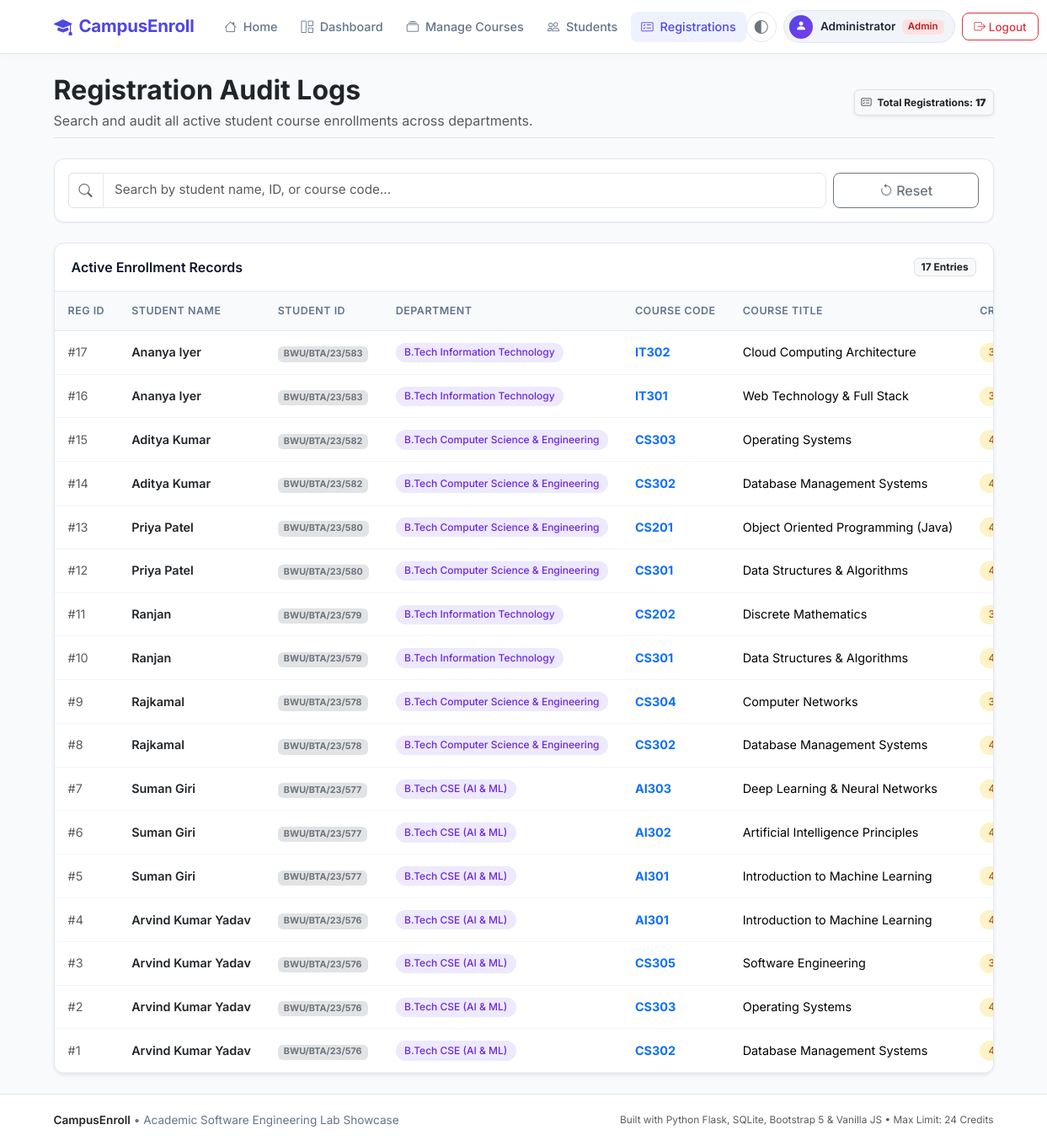
The app's page /admin/registrations (signed in) with its own data.
### tables this page shows
CREATE TABLE registrations (
    id INTEGER PRIMARY KEY AUTOINCREMENT,
    student_id INTEGER NOT NULL,
    course_id INTEGER NOT NULL,
    registration_date TEXT NOT NULL DEFAULT (datetime('now', 'localtime')),
    FOREIGN KEY (student_id) REFERENCES students(id) ON DELETE CASCADE,
    FOREIGN KEY (course_id) REFERENCES courses(id) ON DELETE CASCADE,
    UNIQUE(student_id, course_id)
);

CREATE TABLE students (
    id INTEGER PRIMARY KEY AUTOINCREMENT,
    student_id TEXT UNIQUE NOT NULL,
    name TEXT NOT NULL,
    email TEXT UNIQUE NOT NULL,
    password TEXT NOT NULL,
    department TEXT NOT NULL,
    semester INTEGER NOT NULL,
    phone TEXT
);

CREATE TABLE courses (
    id INTEGER PRIMARY KEY AUTOINCREMENT,
    course_code TEXT UNIQUE NOT NULL,
    course_name TEXT NOT NULL,
    department TEXT NOT NULL,
    semester INTEGER NOT NULL,
    credits INTEGER NOT NULL CHECK(credits > 0),
    faculty TEXT NOT NULL,
    max_seats INTEGER NOT NULL CHECK(max_seats > 0),
    available_seats INTEGER NOT NULL CHECK(available_seats >= 0),
    schedule TEXT NOT NULL
);

### app.py (the view)
@app.route('/admin/registrations')
@admin_required
def view_registrations():
    search = request.args.get('search', '').strip()
    conn = get_db()
    query = """
        SELECT r.id as reg_id, r.registration_date,
               s.student_id, s.name as student_name, s.department as student_dept,
               c.course_code, c.course_name, c.credits, c.semester
        FROM registrations r
        JOIN students s ON r.student_id = s.id
        JOIN courses c ON r.course_id = c.id
        WHERE 1=1
    """
    params = []
    if search:
        query += """ AND (s.student_id LIKE ? OR s.name LIKE ? OR c.course_code LIKE ? OR c.course_name LIKE ?)"""
        params.extend([f"%{search}%", f"%{search}%", f"%{search}%", f"%{search}%"])
    query += " ORDER BY r.registration_date DESC, r.id DESC"
    registrations = conn.execute(query, params).fetchall()
    conn.close()
    return render_template('registrations.html', registrations=registrations, search=search)

### app.py (called while the page is built)
@app.after_request
def apply_security_headers(response):
    response.headers['X-Content-Type-Options'] = 'nosniff'
    response.headers['X-Frame-Options'] = 'SAMEORIGIN'
    response.headers['X-XSS-Protection'] = '1; mode=block'
    return response

def get_db():
    conn = sqlite3.connect(DB_PATH)
    conn.row_factory = sqlite3.Row
    conn.execute("PRAGMA foreign_keys = ON")
    return conn

def admin_required(f):
    @wraps(f)
    def decorated_function(*args, **kwargs):
        if 'user_id' not in session or session.get('role') != 'admin':
            flash('Please log in as an administrator to access this area.', 'warning')
            return redirect(url_for('admin_login'))
        return f(*args, **kwargs)
    return decorated_function

### templates/registrations.html (shortened to what this page needs)
{% extends 'base.html' %}
{% block content %}
<div class="d-flex flex-column flex-md-row justify-content-between align-items-md-center mb-4 pb-2 border-bottom">
    <div>
        <h2 class="fw-bold text-dark mb-1">Registration Audit Logs</h2>
        <p class="text-muted mb-0">Search and audit all active student course enrollments across departments.</p>
    </div>
    <div class="mt-3 mt-md-0">
        <span class="badge bg-light text-dark border p-2 shadow-sm">
            <i class="bi bi-card-checklist me-1"></i> Total Registrations: <strong>{{ registrations|length }}</strong>
        </span>
    </div>
</div>
<div class="app-card p-3 mb-4">
    <form method="GET" action="{{ url_for('view_registrations') }}" class="row g-2">
        <div class="col-md-10">
            <div class="input-group">
                <span class="input-group-text bg-white"><i class="bi bi-search text-muted"></i></span>
                <input type="text" class="form-control" name="search" id="clientTableSearch"
                       placeholder="Search by student name, ID, or course code..." value="{{ search }}">
            </div>
        </div>
        <div class="col-md-2 d-flex">
            <a href="{{ url_for('view_registrations') }}" class="btn btn-outline-secondary w-100" title="Reset Search">
                <i class="bi bi-arrow-counterclockwise me-1"></i> Reset
            </a>
        </div>
    </form>
</div>
<div class="app-card shadow-sm">
    <div class="card-header-clean">
        <span class="fw-semibold">Active Enrollment Records</span>
        <span class="badge bg-light text-dark border">{{ registrations|length }} Entries</span>
    </div>
    {% if registrations %}
        <div class="table-responsive d-none d-md-block">
            <table class="table table-custom table-hover searchable-table">
                <thead>
                    <tr>
                        <th>Reg ID</th>
                        <th>Student Name</th>
                        <th>Student ID</th>
                        <th>Department</th>
                        <th>Course Code</th>
                        <th>Course Title</th>
                        <th>Credits</th>
                    </tr>
                </thead>
                <tbody>
                    {% for r in registrations %}
                        <tr>
                            <td class="text-muted small">#{{ r.reg_id }}</td>
                            <td class="fw-semibold text-dark">{{ r.student_name }}</td>
                            <td><span class="badge bg-secondary-subtle text-secondary">{{ r.student_id }}</span></td>
                            <td><span class="badge badge-custom badge-dept">{{ r.student_dept }}</span></td>
                            <td><span class="fw-bold text-primary">{{ r.course_code }}</span></td>
                            <td>{{ r.course_name }}</td>
                            <td><span class="badge badge-custom badge-credits">{{ r.credits }} Cr</span></td>
                        </tr>
                    {% endfor %}
                </tbody>
            </table>
        </div>
    {% else %}
        <div class="p-5 text-center">
            <h5 class="fw-bold text-dark">No Registration Records Found</h5>
            <p class="text-muted small">There are currently no course enrollments matching your search.</p>
            <a href="{{ url_for('view_registrations') }}" class="btn btn-primary btn-sm">Clear Search</a>
        </div>
    {% endif %}
</div>
{% endblock %}

### static/css/style.css (style rules this page uses)
:root { --primary: #4f46e5; --primary-hover: #4338ca; --primary-light: #eef2ff; --secondary: #0ea5e9; --accent-purple: #7c3aed; --dark-slate: #0f172a; --text-main: #1e293b; --text-muted: #64748b; --bg-page: #f8fafc; --bg-card: #ffffff; --border-color: #e2e8f0; --success: #10b981; --warning: #f59e0b; --danger: #ef4444; --shadow-sm: 0 1px 2px 0 rgba(0, 0, 0, 0.05); --shadow-md: 0 4px 6px -1px rgba(0, 0, 0, 0.08), 0 2px 4px -2px rgba(0, 0, 0, 0.05); --shadow-lg: 0 10px 15px -3px rgba(0, 0, 0, 0.08), 0 4px 6px -4px rgba(0, 0, 0, 0.04); --radius-md: 12px; --radius-lg: 16px; --radius-pill: 9999px; --font-family: 'Inter', system-ui, -apple-system, BlinkMacSystemFont, "Segoe UI", Roboto, sans-serif; }
* { box-sizing: border-box; }
body { font-family: var(--font-family); background-color: var(--bg-page); color: var(--text-main); min-height: 100vh; display: flex; flex-direction: column; -webkit-font-smoothing: antialiased; }
.app-card { background: var(--bg-card); border: 1px solid var(--border-color); border-radius: var(--radius-md); box-shadow: var(--shadow-sm); transition: transform 0.2s ease, box-shadow 0.2s ease; overflow: hidden; }
.card-header-clean { background: transparent; border-bottom: 1px solid var(--border-color); padding: 1rem 1.25rem; font-weight: 600; color: var(--dark-slate); display: flex; align-items: center; justify-content: space-between; flex-wrap: wrap; gap: 0.5rem; }
.badge-custom { font-weight: 500; font-size: 0.75rem; padding: 0.35rem 0.65rem; border-radius: var(--radius-pill); display: inline-block; }
.badge-dept { background-color: #ede9fe; color: #6d28d9; }
.badge-credits { background-color: #fef3c7; color: #b45309; }
.btn { font-weight: 500; border-radius: 8px; padding: 0.5rem 1rem; transition: all 0.2s ease; display: inline-flex; align-items: center; justify-content: center; }
.form-control, .form-select { border-radius: 8px; border: 1px solid var(--border-color); padding: 0.55rem 0.85rem; font-size: 0.95rem; }
.table-responsive { border-radius: 0 0 var(--radius-md) var(--radius-md); -webkit-overflow-scrolling: touch; }
.table-custom { margin-bottom: 0; white-space: nowrap; }
.table-custom th { background-color: #f8fafc; color: var(--text-muted); font-size: 0.78rem; text-transform: uppercase; letter-spacing: 0.5px; font-weight: 600; padding: 0.85rem 1rem; border-bottom: 1px solid var(--border-color); }
.table-custom td { padding: 0.85rem 1rem; vertical-align: middle; border-bottom: 1px solid #f1f5f9; font-size: 0.9rem; }

### records on screen
registrations: reg_id "17", student_name "Ananya Iyer", student_id "BWU/BTA/23/583", student_dept "B.Tech Information Technology", course_code "IT302", course_name "Cloud Computing Architecture"
registrations: reg_id "16", student_name "Ananya Iyer", student_id "BWU/BTA/23/583", student_dept "B.Tech Information Technology", course_code "IT301", course_name "Web Technology & Full Stack"
registrations: reg_id "15", student_name "Aditya Kumar", student_id "BWU/BTA/23/582", student_dept "B.Tech Computer Science & Engineering", course_code "CS303", course_name "Operating Systems"
registrations: reg_id "14", student_name "Aditya Kumar", student_id "BWU/BTA/23/582", student_dept "B.Tech Computer Science & Engineering", course_code "CS302", course_name "Database Management Systems"
registrations: reg_id "13", student_name "Priya Patel", student_id "BWU/BTA/23/580", student_dept "B.Tech Computer Science & Engineering", course_code "CS201", course_name "Object Oriented Programming (Java)"
registrations: reg_id "12", student_name "Priya Patel", student_id "BWU/BTA/23/580", student_dept "B.Tech Computer Science & Engineering", course_code "CS301", course_name "Data Structures & Algorithms"
registrations: reg_id "11", student_name "Ranjan", student_id "BWU/BTA/23/579", student_dept "B.Tech Information Technology", course_code "CS202", course_name "Discrete Mathematics"
registrations: reg_id "10", student_name "Ranjan", student_id "BWU/BTA/23/579", student_dept "B.Tech Information Technology", course_code "CS301", course_name "Data Structures & Algorithms"
registrations: reg_id "9", student_name "Rajkamal", student_id "BWU/BTA/23/578", student_dept "B.Tech Computer Science & Engineering", course_code "CS304", course_name "Computer Networks"
registrations: reg_id "8", student_name "Rajkamal", student_id "BWU/BTA/23/578", student_dept "B.Tech Computer Science & Engineering", course_code "CS302", course_name "Database Management Systems"
registrations: reg_id "7", student_name "Suman Giri", student_id "BWU/BTA/23/577", student_dept "B.Tech CSE (AI & ML)", course_code "AI303", course_name "Deep Learning & Neural Networks"
registrations: reg_id "6", student_name "Suman Giri", student_id "BWU/BTA/23/577", student_dept "B.Tech CSE (AI & ML)", course_code "AI302", course_name "Artificial Intelligence Principles"
registrations: reg_id "5", student_name "Suman Giri", student_id "BWU/BTA/23/577", student_dept "B.Tech CSE (AI & ML)", course_code "AI301", course_name "Introduction to Machine Learning"
registrations: reg_id "4", student_name "Arvind Kumar Yadav", student_id "BWU/BTA/23/576", student_dept "B.Tech CSE (AI & ML)", course_code "AI301", course_name "Introduction to Machine Learning"
registrations: reg_id "3", student_name "Arvind Kumar Yadav", student_id "BWU/BTA/23/576", student_dept "B.Tech CSE (AI & ML)", course_code "CS305", course_name "Software Engineering"
registrations: reg_id "2", student_name "Arvind Kumar Yadav", student_id "BWU/BTA/23/576", student_dept "B.Tech CSE (AI & ML)", course_code "CS303", course_name "Operating Systems"
registrations: reg_id "1", student_name "Arvind Kumar Yadav", student_id "BWU/BTA/23/576", student_dept "B.Tech CSE (AI & ML)", course_code "CS302", course_name "Database Management Systems"

### other values on screen
{{ current_user.name }} "Administrator"
{{ current_user.student_id if current_user.role == 'student' else 'Admin' }} "Admin"
{{ registrations|length }} "17"
{{ MAX_CREDIT_LIMIT }} "24"
